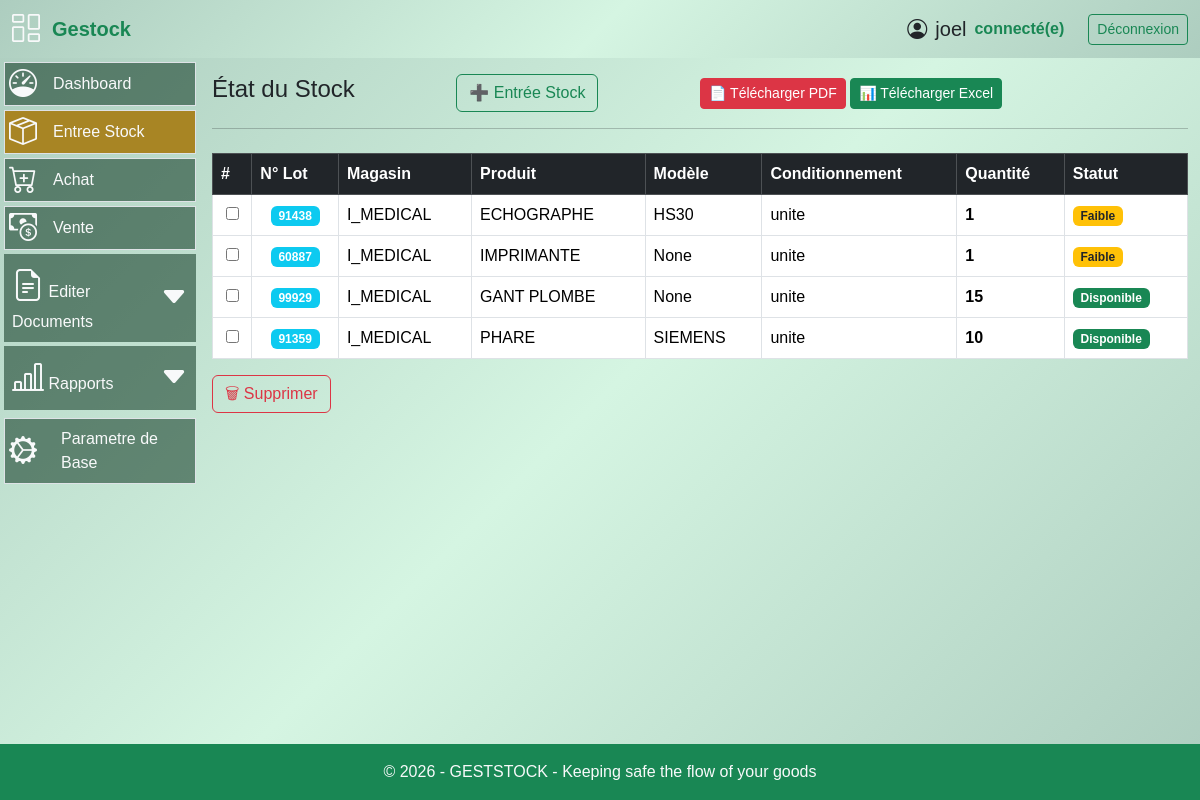
/stock (signed in), run on an earlier commit of the app's database.
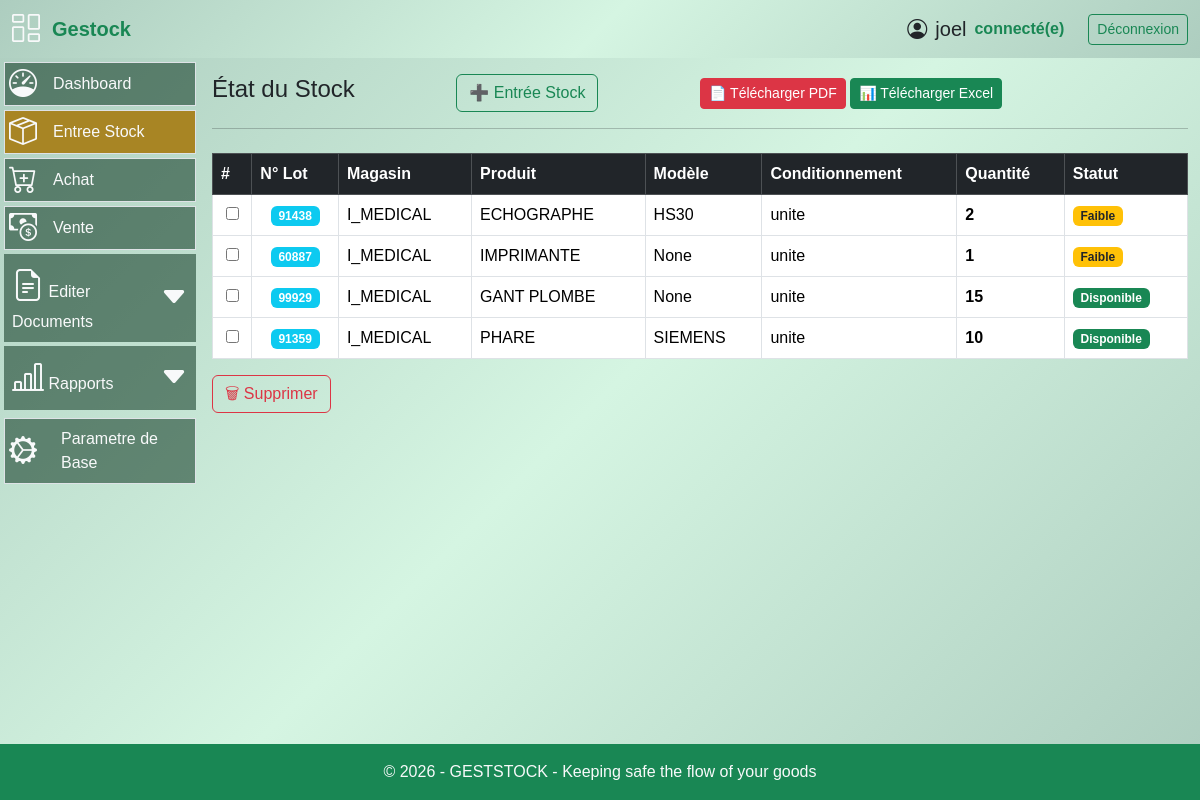
And on a later commit of the database.
### models.py (models this page shows, shortened)
class Stock(db.Model):
    id = db.Column(db.Integer, primary_key=True)
    produit_id = db.Column(
        db.Integer,
        db.ForeignKey("produit.id"),
        nullable=False
    )
    lignes_achat = db.relationship("LigneAchat", back_populates="stock")
    numero_lot = db.Column(db.String(100))
    quantite = db.Column(db.Integer, nullable=False, default=0)
    seuil_alerte = db.Column(db.Integer, default=5)
    date_creation = db.Column(db.DateTime(), default = datetime.utcnow, index = True)
    type_conditionnement = db.Column(
    db.Enum(
        TypeConditionnement,
        values_callable=lambda x: [e.value for e in x],
        name="typeconditionnement"
    ),
    nullable=False  # a remplacer par False apres render ok
    )
    magasin_id = db.Column(db.Integer, db.ForeignKey("magasin.id"), nullable=False)
    __table_args__ = (
    db.UniqueConstraint("produit_id", "magasin_id", "type_conditionnement", name="uix_stock_unique"),
)

class Magasin(db.Model):
    id = db.Column(db.Integer, primary_key=True)
    nom = db.Column(db.String(120), unique=True, nullable=False)
    stocks = db.relationship("Stock", backref="magasin", lazy=True)
    achats = db.relationship(
        "Achat",
        back_populates="magasin",
        cascade="all, delete-orphan"
    )

class Produit(db.Model):
    __tablename__ = "produit"
    id = db.Column(db.Integer, primary_key=True)
    nom_produit = db.Column(db.String(128), nullable=False, index=True)
    model = db.Column(db.String(128), index=True)
    marque = db.Column(db.String(128), index=True)
    code_produit = db.Column(db.String(256), unique=True, nullable=False)
    description = db.Column(db.Text)
    origine = db.Column(db.String(256))
    image = db.Column(db.String(255))
    stocks = db.relationship("Stock", backref="produit", lazy=True)
    lignes_bon_commande = db.relationship(
        "LigneBonCommande",
        back_populates="produit"
    )
    lignes_bon_livraison = db.relationship(
        "LigneBonLivraison",
        back_populates="produit"
    )
    lignes_achat = db.relationship(
        "LigneAchat",
        back_populates="produit",
        cascade="all, delete-orphan"
    )

### routes.py (the view)
@app.route("/stock", methods=["GET"])
@login_required
def etat_stock():
    produits_all = Produit.query.order_by(Produit.nom_produit).all()
    magasins = Magasin.query.order_by(Magasin.nom).all()
    stocks = (
        Stock.query
        .join(Produit)
        .filter(Stock.quantite > 0)
        .all()
    )
    return render_template(
        "ajout_stock.html",   # ta page unique
        stocks=stocks,
        produits_all=produits_all,
        magasins=magasins
    )

### app.py (called while the page is built)
@app.after_request
def close_db_connection(response):
    try:
        db.session.close()
    except:
        pass
    return response

### routes.py (called while the page is built)
@app.after_request
def disable_cache(response):
    response.headers["Cache-Control"] = "no-store, no-cache, must-revalidate, private"
    response.headers["Pragma"] = "no-cache"
    response.headers["Expires"] = "0"
    return response

@login_manager.user_loader
def load_user(user_id):
    return User.query.get(int(user_id))

@app.context_processor
def utility_processor():
    def is_active(prefix):
        return request.endpoint and prefix in request.endpoint
    return dict(is_active=is_active)

### templates/ajout_stock.html (shortened to what this page needs)
{% extends "base.html" %}
{% block content %}
<div class="py-3">
  <div class="col-12 d-flex justify-content-between align-items-center">
    <h4>État du Stock</h4>
    <button class="btn btn-outline-success"
            data-bs-toggle="modal"
            data-bs-target="#addAchatModal">
      ➕ Entrée Stock
    </button>
    <div class="col-6">
      <a href="{{ url_for('etat_stock_pdf') }}" class="btn btn-danger btn-sm" target="_blank">
      📄 Télécharger PDF
      </a>
      <a href="{{ url_for('etat_stock_excel') }}" class="btn btn-success btn-sm">
          📊 Télécharger Excel
      </a>
    </div>
  </div>
  <hr>
  {% if stocks %}
  <form action="{{ url_for('delete_lot') }}" method="post">
    <div class="table-responsive" style="max-height: 330px; overflow-y: auto;">
      <table class="table w-100 caption-top table-bordered px-1 align-middle table-responsive my-2">
        <thead class="table-dark">
          <tr>
            <th>#</th>
            <th>N° Lot</th>
            <th>Magasin</th>
            <th>Produit</th>
            <th>Modèle</th>
            <th>Conditionnement</th>
            <th>Quantité</th>
            <th>Statut</th>
          </tr>
        </thead>
        <tbody>
        {% for s in stocks %}
          <tr class="stock-row"
              data-id="{{ s.id }}"
              data-magasin="{{ s.magasin.id }}"
              data-produit="{{ s.produit.id }}"
              data-quantite="{{ s.quantite }}"
              data-model="{{s.produit.model}}"
              data-conditionnement="{{ s.type_conditionnement.value }}"
              data-numero-lot="{{ s.numero_lot }}"
              style="cursor:pointer">
            <td class="text-center align-middle">
              <input type="checkbox"
                     name="stock_ids[]"
                     value="{{ s.id }}">
            </td>
            <td class="text-center align-middle">
              <span class="badge bg-info">{{ s.numero_lot }}</span>
            </td>
            <td>{{ s.magasin.nom }}</td>
            <td>{{ s.produit.nom_produit }}</td>
            <td>{{ s.produit.model }}</td>
            <td>{{ s.type_conditionnement.value }}</td>
            <td class="fw-bold">{{ s.quantite }}</td>
            <td>
              {% if s.quantite == 0 %}
                <span class="badge bg-danger">Rupture</span>
              {% elif s.quantite < s.seuil_alerte %}
                <span class="badge bg-warning text-dark">Faible</span>
              {% else %}
                <span class="badge bg-success">Disponible</span>
              {% endif %}
            </td>
          </tr>
        {% endfor %}
        </tbody>
      </table>
    </div>
    <button type="submit"
            class="btn btn-outline-danger mt-2"
            onclick="return confirm('Supprimer les éléments sélectionnés ?')">
      🗑 Supprimer
    </button>
  </form>
  {% else %}
    <div class="alert alert-warning text-center mt-3">
      Aucun produit en stock pour le moment.
    </div>
  {% endif %}
</div>
{% endblock %}

What changed in the data, as far as the page shows it:
changed Stock "ECHOGRAPHE": quantite "1" → "2"
